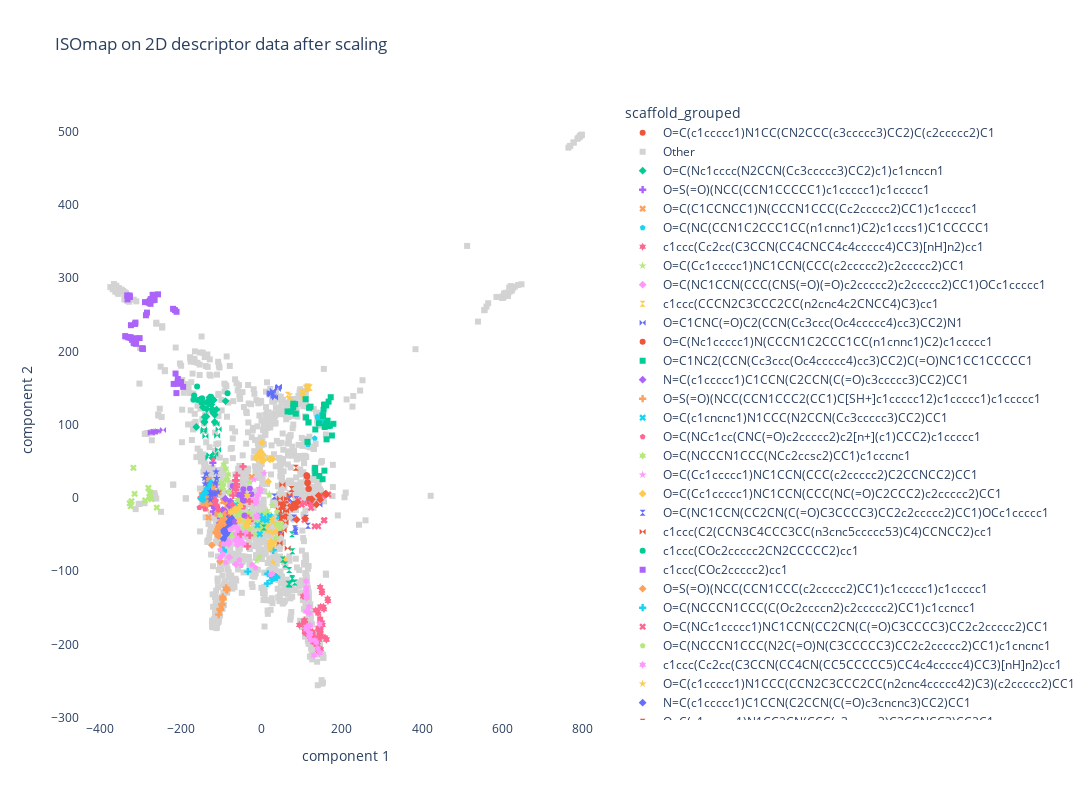

The notebook cell saved with this chart:
### Code cell
fig_2D_ISO = px.scatter(final_ISO_Df, x="component 1", y="component 2",
                   color = "scaffold_grouped",symbol='scaffold_grouped',
                    symbol_sequence = symbols,                   
                    color_discrete_map= {'Other': 'lightgrey'
                                         },
                    title = 'ISOmap on 2D descriptor data after scaling',
                                      width=1200,
                                      height=800,render_mode='SVG')
fig_2D_ISO.update_layout(plot_bgcolor='White')
fig_2D_ISO.show()
app_scatter = molplotly.add_molecules(fig=fig_2D_ISO,
                                      df=final_ISO_Df,
                                      smiles_col='smiles',
                                      title_col='InChIKey',
                                      condition_col = 'scaffold_grouped')
                                                                          
app_scatter.run_server(mode='inline', port=9701, height=800)

### Figure 1 — Plotly figure (JSON) as saved in the notebook; plotly's stock layout.template omitted (floating-point values rounded to 4 significant figures; data arrays with more than 128 entries replaced by an {"elided": "..."} marker saying what was removed)
{"data": [{"hovertemplate": "scaffold_grouped=O=C(c1ccccc1)N1CC(CN2CCC(c3ccccc3)CC2)C(c2ccccc2)C1<br>component 1=%{x}<br>component 2=%{y}<extra></extra>", "legendgroup": "O=C(c1ccccc1)N1CC(CN2CCC(c3ccccc3)CC2)C(c2ccccc2)C1", "marker": {"color": "#EF553B", "symbol": "circle"}, "mode": "markers", "name": "O=C(c1ccccc1)N1CC(CN2CCC(c3ccccc3)CC2)C(c2ccccc2)C1", "orientation": "v", "showlegend": true, "type": "scatter", "x": [-26.17, -36.32, -26.96, -47.42, -40.16, -23.0, -33.15, -39.11, -47.86, -25.7, -48.49], "xaxis": "x", "y": [-19.02, -22.59, -8.673, -19.18, -17.31, -18.54, -53.99, -41.76, -15.03, -20.04, -15.54], "yaxis": "y"}, {"hovertemplate": "scaffold_grouped=Other<br>component 1=%{x}<br>component 2=%{y}<extra></extra>", "legendgroup": "Other", "marker": {"color": "lightgrey", "symbol": "square"}, "mode": "markers", "name": "Other", "orientation": "v", "showlegend": true, "type": "scatter", "x": {"elided": "1401 float values"}, "xaxis": "x", "y": {"elided": "1401 float values"}, "yaxis": "y"}, {"hovertemplate": "scaffold_grouped=O=C(Nc1cccc(N2CCN(Cc3ccccc3)CC2)c1)c1cnccn1<br>component 1=%{x}<br>component 2=%{y}<extra></extra>", "legendgroup": "O=C(Nc1cccc(N2CCN(Cc3ccccc3)CC2)c1)c1cnccn1", "marker": {"color": "#00cc96", "symbol": "diamond"}, "mode": "markers", "name": "O=C(Nc1cccc(N2CCN(Cc3ccccc3)CC2)c1)c1cnccn1", "orientation": "v", "showlegend": true, "type": "scatter", "x": [-123.8, -115.5, -117.6, -142.4, -135.9, -161.4, -128.8, -130.2, -144.9, -140.7, -129.4, -125.0, -140.9, -88.51, -141.0, -135.3, -115.7, -121.7, -111.0, -130.7], "xaxis": "x", "y": [127.4, 113.4, 133.6, 123.1, 111.0, 96.71, 137.0, 132.8, 123.8, 110.4, 129.8, 133.2, 104.1, 132.2, 103.1, 121.2, 103.5, 121.3, 120.5, 128.5], "yaxis": "y"}, {"hovertemplate": "scaffold_grouped=O=S(=O)(NCC(CCN1CCCCC1)c1ccccc1)c1ccccc1<br>component 1=%{x}<br>component 2=%{y}<extra></extra>", "legendgroup": "O=S(=O)(NCC(CCN1CCCCC1)c1ccccc1)c1ccccc1", "marker": {"color": "#ab63fa", "symbol": "cross"}, "mode": "markers", "name": "O=S(=O)(NCC(CCN1CCCCC1)c1ccccc1)c1ccccc1", "orientation": "v", "showlegend": true, "type": "scatter", "x": [-120.2, -115.1, -118.7, -105.5, -115.3, -111.2, -122.0, -120.7, -100.9, -120.5, -112.1, -95.3, -129.5, -119.5], "xaxis": "x", "y": [47.86, -3.207, -18.71, -15.69, -13.72, 18.49, -10.28, 4.773, -27.53, 3.152, -12.31, -30.81, 8.004, -0.334], "yaxis": "y"}, {"hovertemplate": "scaffold_grouped=O=C(C1CCNCC1)N(CCCN1CCC(Cc2ccccc2)CC1)c1ccccc1<br>component 1=%{x}<br>component 2=%{y}<extra></extra>", "legendgroup": "O=C(C1CCNCC1)N(CCCN1CCC(Cc2ccccc2)CC1)c1ccccc1", "marker": {"color": "#FFA15A", "symbol": "x"}, "mode": "markers", "name": "O=C(C1CCNCC1)N(CCCN1CCC(Cc2ccccc2)CC1)c1ccccc1", "orientation": "v", "showlegend": true, "type": "scatter", "x": [-108.4, -85.38, -137.2, -104.2, -107.7, -47.23, -108.5, -122.3, -105.5, -131.0, -87.55, -23.35, -94.64, -92.21, -90.08], "xaxis": "x", "y": [-21.59, -10.89, -14.2, 7.926, -22.94, 4.755, -21.03, 13.58, 7.735, -26.75, -5.418, 28.66, -4.492, -4.109, -4.55], "yaxis": "y"}, {"hovertemplate": "scaffold_grouped=O=C(NC(CCN1C2CCC1CC(n1cnnc1)C2)c1cccs1)C1CCCCC1<br>component 1=%{x}<br>component 2=%{y}<extra></extra>", "legendgroup": "O=C(NC(CCN1C2CCC1CC(n1cnnc1)C2)c1cccs1)C1CCCCC1", "marker": {"color": "#19d3f3", "symbol": "pentagon"}, "mode": "markers", "name": "O=C(NC(CCN1C2CCC1CC(n1cnnc1)C2)c1cccs1)C1CCCCC1", "orientation": "v", "showlegend": true, "type": "scatter", "x": [133.2, 139.5, 140.2, 140.3, 144.5, 152.7, 150.1, 154.1, 116.6, 143.0], "xaxis": "x", "y": [81.21, 110.8, 110.2, 110.1, 105.4, 104.0, 114.3, 103.9, 72.73, 107.6], "yaxis": "y"}, {"hovertemplate": "scaffold_grouped=c1ccc(Cc2cc(C3CCN(CC4CNCC4c4ccccc4)CC3)[nH]n2)cc1<br>component 1=%{x}<br>component 2=%{y}<extra></extra>", "legendgroup": "c1ccc(Cc2cc(C3CCN(CC4CNCC4c4ccccc4)CC3)[nH]n2)cc1", "marker": {"color": "#FF6692", "symbol": "hexagram"}, "mode": "markers", "name": "c1ccc(Cc2cc(C3CCN(CC4CNCC4c4ccccc4)CC3)[nH]n2)cc1", "orientation": "v", "showlegend": true, "type": "scatter", "x": [104.2, 123.1, 111.5, 156.1, 132.0, 146.8, 143.9, 165.2, 144.2, 148.2, 146.8, 127.7, 132.7, 151.0, 140.2, 126.5, 121.7, 132.9, 158.7, 109.1, 135.5, 151.3, 143.1, 108.5, 152.5, 148.4, 143.0, 123.7, 126.7, 127.2, 151.2, 145.5, 143.3, 108.2, 148.2, 94.93, 109.5, 166.1, 140.0, 146.3, 154.8, 109.2, 128.4, 146.6, 144.2, 109.6, 145.8, 106.5, 146.8, 133.1, 109.5, 138.3, 129.6, 148.4, 138.8, 142.1, 146.6, 120.8, 141.7, 125.9, 129.6, 109.0, 162.0, 108.9, 144.1, 148.4, 125.4, 162.4, 145.9, 126.3, 147.1, 145.6, 147.6, 147.9, 146.7, 111.6], "xaxis": "x", "y": [-134.3, -186.3, -185.2, -152.2, -193.9, -164.8, -205.4, -137.7, -193.7, -188.7, -179.7, -182.7, -197.5, -129.8, -154.8, -186.0, -189.5, -192.8, -190.5, -182.5, -153.3, -170.2, -177.3, -171.7, -173.6, -206.6, -178.3, -193.5, -186.8, -185.4, -126.9, -184.1, -177.4, -166.9, -188.7, -173.6, -183.4, -140.9, -200.7, -185.5, -148.4, -182.3, -193.1, -180.1, -179.6, -182.5, -180.6, -168.3, -121.7, -190.5, -175.4, -201.1, -196.0, -173.1, -197.9, -207.3, -166.5, -182.2, -158.0, -189.7, -196.3, -172.0, -192.9, -171.5, -209.2, -172.3, -187.7, -193.5, -180.3, -192.4, -181.4, -188.0, -172.8, -148.6, -182.4, -135.0], "yaxis": "y"}, {"hovertemplate": "scaffold_grouped=O=C(Cc1ccccc1)NC1CCN(CCC(c2ccccc2)c2ccccc2)CC1<br>component 1=%{x}<br>component 2=%{y}<extra></extra>", "legendgroup": "O=C(Cc1ccccc1)NC1CCN(CCC(c2ccccc2)c2ccccc2)CC1", "marker": {"color": "#B6E880", "symbol": "star"}, "mode": "markers", "name": "O=C(Cc1ccccc1)NC1CCN(CCC(c2ccccc2)c2ccccc2)CC1", "orientation": "v", "showlegend": true, "type": "scatter", "x": [-2.833, -56.59, -57.73, -30.39, 7.509, -5.223, -50.57, -61.57, -87.58, 10.84, 0.9038, -67.08, -10.94, -33.12, -35.37, 20.14, -32.98, -63.78, -54.61, -40.28, -57.97, -33.85, -77.61, -58.34, -66.42, -1.813, -38.2, -53.12, -4.975, -28.7, 15.05, 1.387, -33.09, -6.834, -0.06456, 11.17, -52.03, -1.431, -57.53, -28.88, -3.546, -67.79, -52.28, -15.19, -10.14, -64.73, -57.45, -4.979, 27.49, -14.63, -3.938, -61.35, -60.89, -5.866, -11.64, -56.67, -6.239, -56.48, -52.88, 12.57, 20.55, 4.701, -30.41, 1.17, -68.63, -18.11, -58.02, -43.4, -49.29, -63.86, -52.28, -16.68, -77.46, 12.89, -52.74, 19.88, -67.87, 18.37], "xaxis": "x", "y": [-38.45, -14.5, -2.03, -40.75, -38.81, -37.85, -2.584, -24.57, -58.61, -39.3, -40.21, -32.9, -85.63, -41.34, -24.8, 3.142, -24.32, -16.64, -7.505, -31.41, -2.237, -51.03, -48.59, -5.192, -14.0, -30.36, -40.67, 1.244, -37.41, 21.32, -17.46, -43.57, -51.58, -51.02, -39.41, -21.1, -28.11, -47.29, -4.492, -43.32, -48.42, -15.59, -27.43, -28.43, -30.26, -19.49, -5.115, -35.19, -10.53, -8.485, -80.03, -12.57, -10.92, -37.95, -39.99, -19.93, -38.62, -1.913, -3.897, -22.69, 5.316, -21.64, -21.1, -25.45, -50.29, -49.36, -7.618, -40.78, 3.462, -16.24, -15.59, -26.15, -52.63, -25.91, -20.4, -30.22, -14.13, -20.59], "yaxis": "y"}, {"hovertemplate": "scaffold_grouped=O=C(NC1CCN(CCC(CNS(=O)(=O)c2ccccc2)c2ccccc2)CC1)OCc1ccccc1<br>component 1=%{x}<br>component 2=%{y}<extra></extra>", "legendgroup": "O=C(NC1CCN(CCC(CNS(=O)(=O)c2ccccc2)c2ccccc2)CC1)OCc1ccccc1", "marker": {"color": "#FF97FF", "symbol": "diamond"}, "mode": "markers", "name": "O=C(NC1CCN(CCC(CNS(=O)(=O)c2ccccc2)c2ccccc2)CC1)OCc1ccccc1", "orientation": "v", "showlegend": true, "type": "scatter", "x": [-44.14, -79.33, -39.01, -54.52, -60.87, -43.33, -63.48, -62.38, -54.43, -79.98, -54.73, -80.72, -70.67, -80.47, -38.18, -54.55, -58.55, -53.85, -60.43], "xaxis": "x", "y": [-63.17, -81.1, -49.6, -58.23, -49.32, -62.59, -57.55, -90.67, -57.47, -61.08, -45.87, -63.09, -40.11, -59.21, -48.08, -59.7, -63.59, -55.05, -40.52], "yaxis": "y"}, {"hovertemplate": "scaffold_grouped=c1ccc(CCCN2C3CCC2CC(n2cnc4c2CNCC4)C3)cc1<br>component 1=%{x}<br>component 2=%{y}<extra></extra>", "legendgroup": "c1ccc(CCCN2C3CCC2CC(n2cnc4c2CNCC4)C3)cc1", "marker": {"color": "#FECB52", "symbol": "hourglass"}, "mode": "markers", "name": "c1ccc(CCCN2C3CCC2CC(n2cnc4c2CNCC4)C3)cc1", "orientation": "v", "showlegend": true, "type": "scatter", "x": [75.16, 104.2, 113.9, 120.4, 100.8, 104.4, 71.41, 115.3, 65.73, 104.9, 120.3, 110.2, 116.9], "xaxis": "x", "y": [131.3, 141.1, 148.7, 150.4, 144.1, 139.9, 138.6, 151.9, 140.6, 138.1, 150.7, 150.4, 151.1], "yaxis": "y"}, {"hovertemplate": "scaffold_grouped=O=C1CNC(=O)C2(CCN(Cc3ccc(Oc4ccccc4)cc3)CC2)N1<br>component 1=%{x}<br>component 2=%{y}<extra></extra>", "legendgroup": "O=C1CNC(=O)C2(CCN(Cc3ccc(Oc4ccccc4)cc3)CC2)N1", "marker": {"color": "#636efa", "symbol": "bowtie"}, "mode": "markers", "name": "O=C1CNC(=O)C2(CCN(Cc3ccc(Oc4ccccc4)cc3)CC2)N1", "orientation": "v", "showlegend": true, "type": "scatter", "x": [26.19, 24.81, 21.98, 144.8, 23.81, 21.0, 41.51, 23.22, 34.52, 42.01, 28.89, 30.67, 44.29], "xaxis": "x", "y": [142.5, 141.7, 142.1, -9.301, 141.1, 142.3, 148.5, 143.3, 136.9, 150.9, 146.3, 138.3, 151.5], "yaxis": "y"}, {"hovertemplate": "scaffold_grouped=O=C(Nc1ccccc1)N(CCCN1C2CCC1CC(n1cnnc1)C2)c1ccccc1<br>component 1=%{x}<br>component 2=%{y}<extra></extra>", "legendgroup": "O=C(Nc1ccccc1)N(CCCN1C2CCC1CC(n1cnnc1)C2)c1ccccc1", "marker": {"color": "#EF553B", "symbol": "circle"}, "mode": "markers", "name": "O=C(Nc1ccccc1)N(CCCN1C2CCC1CC(n1cnnc1)C2)c1ccccc1", "orientation": "v", "showlegend": true, "type": "scatter", "x": [117.7, 120.1, 114.2, 113.4, 115.3, 113.8, 115.3, 118.4, 112.7, 119.8, 119.6, 115.7], "xaxis": "x", "y": [12.33, -5.164, 28.92, 30.29, 21.19, 30.46, 19.81, 12.18, 30.74, -2.204, -1.537, 20.53], "yaxis": "y"}, {"hovertemplate": "scaffold_grouped=O=C1NC2(CCN(Cc3ccc(Oc4ccccc4)cc3)CC2)C(=O)NC1CC1CCCCC1<br>component 1=%{x}<br>component 2=%{y}<extra></extra>", "legendgroup": "O=C1NC2(CCN(Cc3ccc(Oc4ccccc4)cc3)CC2)C(=O)NC1CC1CCCCC1", "marker": {"color": "#00cc96", "symbol": "square"}, "mode": "markers", "name": "O=C1NC2(CCN(Cc3ccc(Oc4ccccc4)cc3)CC2)C(=O)NC1CC1CCCCC1", "orientation": "v", "showlegend": true, "type": "scatter", "x": [110.6, 134.4, 167.7, 155.1, 162.6, 175.9, 134.1, 111.6, 162.5, 79.88, 134.6, 167.6, 158.0, 179.6, 152.6, 117.9, 84.3, 172.9, 157.3, 122.7, 65.69, 144.7, 154.1, 156.3, 79.84, 161.7, 119.1, 143.8, 171.0, 86.18, 165.0, 115.2, 74.13, 160.4], "xaxis": "x", "y": [134.6, 33.69, 131.4, 120.1, 79.86, 85.09, 40.9, 109.8, 102.6, 128.6, 93.35, 97.99, 96.72, 101.0, 25.53, 103.1, 127.9, 137.4, 37.14, 124.5, 117.9, 29.87, 111.7, 127.1, 123.2, 126.2, 122.9, 101.8, 98.7, 114.9, 105.4, 76.46, 117.6, 99.77], "yaxis": "y"}, {"hovertemplate": "scaffold_grouped=N=C(c1ccccc1)C1CCN(C2CCN(C(=O)c3ccccc3)CC2)CC1<br>component 1=%{x}<br>component 2=%{y}<extra></extra>", "legendgroup": "N=C(c1ccccc1)C1CCN(C2CCN(C(=O)c3ccccc3)CC2)CC1", "marker": {"color": "#ab63fa", "symbol": "diamond"}, "mode": "markers", "name": "N=C(c1ccccc1)C1CCN(C2CCN(C(=O)c3ccccc3)CC2)CC1", "orientation": "v", "showlegend": true, "type": "scatter", "x": [-88.52, -95.5, -78.9, -79.0, -102.8, -89.12, -89.92, -68.01, -94.18, -76.09, -95.0, -70.42], "xaxis": "x", "y": [-18.7, -16.35, 8.343, -10.54, -34.43, -1.205, -24.73, -13.54, -19.09, -4.671, -39.16, -11.33], "yaxis": "y"}, {"hovertemplate": "scaffold_grouped=O=S(=O)(NCC(CCN1CCC2(CC1)C[SH+]c1ccccc12)c1ccccc1)c1ccccc1<br>component 1=%{x}<br>component 2=%{y}<extra></extra>", "legendgroup": "O=S(=O)(NCC(CCN1CCC2(CC1)C[SH+]c1ccccc12)c1ccccc1)c1ccccc1", "marker": {"color": "#FFA15A", "symbol": "cross"}, "mode": "markers", "name": "O=S(=O)(NCC(CCN1CCC2(CC1)C[SH+]c1ccccc12)c1ccccc1)c1ccccc1", "orientation": "v", "showlegend": true, "type": "scatter", "x": [-95.06, -105.6, -95.17, -97.47, -101.8, -85.9, -97.71, -101.7, -101.7, -94.75, -87.01, -84.79, -85.75], "xaxis": "x", "y": [-138.3, -159.4, -135.0, -146.2, -152.7, -125.1, -145.2, -151.9, -151.5, -138.3, -122.7, -125.8, -125.3], "yaxis": "y"}, {"hovertemplate": "scaffold_grouped=O=C(c1cncnc1)N1CCC(N2CCN(Cc3ccccc3)CC2)CC1<br>component 1=%{x}<br>component 2=%{y}<extra></extra>", "legendgroup": "O=C(c1cncnc1)N1CCC(N2CCN(Cc3ccccc3)CC2)CC1", "marker": {"color": "#19d3f3", "symbol": "x"}, "mode": "markers", "name": "O=C(c1cncnc1)N1CCC(N2CCN(Cc3ccccc3)CC2)CC1", "orientation": "v", "showlegend": true, "type": "scatter", "x": [13.55, 5.753, 21.19, 23.05, -2.721, -35.69, 44.85, -63.2, -3.548, -9.154, 4.643], "xaxis": "x", "y": [-30.85, -27.66, -24.88, -27.14, -24.6, -1.922, -25.46, -10.04, -49.55, -37.3, -29.75], "yaxis": "y"}, {"hovertemplate": "scaffold_grouped=O=C(NCc1cc(CNC(=O)c2ccccc2)c2[n+](c1)CCC2)c1ccccc1<br>component 1=%{x}<br>component 2=%{y}<extra></extra>", "legendgroup": "O=C(NCc1cc(CNC(=O)c2ccccc2)c2[n+](c1)CCC2)c1ccccc1", "marker": {"color": "#FF6692", "symbol": "pentagon"}, "mode": "markers", "name": "O=C(NCc1cc(CNC(=O)c2ccccc2)c2[n+](c1)CCC2)c1ccccc1", "orientation": "v", "showlegend": true, "type": "scatter", "x": [-153.9, -135.2, -120.4, -44.39, -121.5, -110.2, -112.8, -145.1, -119.4, -116.1, -152.0, -106.7, -139.5, -114.9], "xaxis": "x", "y": [-13.3, 11.06, -5.927, -12.71, 1.693, -10.69, -4.542, -10.9, 53.37, -7.306, 0.01488, -16.23, -15.2, -2.718], "yaxis": "y"}, {"hovertemplate": "scaffold_grouped=O=C(NCCCN1CCC(NCc2ccsc2)CC1)c1cccnc1<br>component 1=%{x}<br>component 2=%{y}<extra></extra>", "legendgroup": "O=C(NCCCN1CCC(NCc2ccsc2)CC1)c1cccnc1", "marker": {"color": "#B6E880", "symbol": "hexagram"}, "mode": "markers", "name": "O=C(NCCCN1CCC(NCc2ccsc2)CC1)c1cccnc1", "orientation": "v", "showlegend": true, "type": "scatter", "x": [-87.97, -93.66, -81.99, -93.02, -80.15, -88.19, -83.99, -96.07, -100.8, -77.68, -100.1], "xaxis": "x", "y": [39.7, 18.26, 32.0, 45.53, 8.112, 25.43, 24.63, 14.34, -24.02, 5.788, 20.81], "yaxis": "y"}, {"hovertemplate": "scaffold_grouped=O=C(Cc1ccccc1)NC1CCN(CCC(c2ccccc2)C2CCNCC2)CC1<br>component 1=%{x}<br>component 2=%{y}<extra></extra>", "legendgroup": "O=C(Cc1ccccc1)NC1CCN(CCC(c2ccccc2)C2CCNCC2)CC1", "marker": {"color": "#FF97FF", "symbol": "star"}, "mode": "markers", "name": "O=C(Cc1ccccc1)NC1CCN(CCC(c2ccccc2)C2CCNCC2)CC1", "orientation": "v", "showlegend": true, "type": "scatter", "x": [-19.57, -15.39, -12.22, -1.509, -5.593, -10.45, 7.728, -14.16, -4.639, -12.34, -10.17, -2.571, -9.145, -18.06, -8.783, -10.67], "xaxis": "x", "y": [-1.821, -4.321, -25.33, 9.982, 5.05, 3.646, 33.32, -8.239, 12.99, -2.73, -5.321, 10.99, -26.52, 24.87, 1.815, -23.55], "yaxis": "y"}, {"hovertemplate": "scaffold_grouped=O=C(Cc1ccccc1)NC1CCN(CCC(NC(=O)C2CCC2)c2ccccc2)CC1<br>component 1=%{x}<br>component 2=%{y}<extra></extra>", "legendgroup": "O=C(Cc1ccccc1)NC1CCN(CCC(NC(=O)C2CCC2)c2ccccc2)CC1", "marker": {"color": "#FECB52", "symbol": "diamond"}, "mode": "markers", "name": "O=C(Cc1ccccc1)NC1CCN(CCC(NC(=O)C2CCC2)c2ccccc2)CC1", "orientation": "v", "showlegend": true, "type": "scatter", "x": [3.841, -0.9998, -7.239, 1.841, 4.715, -12.19, -0.9863, 28.19, 22.22, 17.3, -7.092, 21.59, 2.494, -11.87], "xaxis": "x", "y": [59.11, 54.25, 58.19, 50.32, 50.99, 54.63, 62.84, 53.07, 53.61, 22.08, 58.76, 52.47, 75.33, 54.07], "yaxis": "y"}, {"hovertemplate": "scaffold_grouped=O=C(NC1CCN(CC2CN(C(=O)C3CCCC3)CC2c2ccccc2)CC1)OCc1ccccc1<br>component 1=%{x}<br>component 2=%{y}<extra></extra>", "legendgroup": "O=C(NC1CCN(CC2CN(C(=O)C3CCCC3)CC2c2ccccc2)CC1)OCc1ccccc1", "marker": {"color": "#636efa", "symbol": "hourglass"}, "mode": "markers", "name": "O=C(NC1CCN(CC2CN(C(=O)C3CCCC3)CC2c2ccccc2)CC1)OCc1ccccc1", "orientation": "v", "showlegend": true, "type": "scatter", "x": [77.89, 71.4, 80.1, 46.51, 81.83, 79.71, 111.4, 86.02, 122.5, 116.5, 33.07, 85.6, 84.03, 87.39], "xaxis": "x", "y": [-10.23, -0.9783, -12.11, -44.3, -26.98, -8.393, -27.29, -46.21, -6.351, -38.14, 1.982, -44.37, -41.58, -1.744], "yaxis": "y"}, {"hovertemplate": "scaffold_grouped=c1ccc(C2(CCN3C4CCC3CC(n3cnc5ccccc53)C4)CCNCC2)cc1<br>component 1=%{x}<br>component 2=%{y}<extra></extra>", "legendgroup": "c1ccc(C2(CCN3C4CCC3CC(n3cnc5ccccc53)C4)CCNCC2)cc1", "marker": {"color": "#EF553B", "symbol": "bowtie"}, "mode": "markers", "name": "c1ccc(C2(CCN3C4CCC3CC(n3cnc5ccccc53)C4)CCNCC2)cc1", "orientation": "v", "showlegend": true, "type": "scatter", "x": [57.29, 56.0, 63.89, 60.42, 70.67, 66.03, 61.74, 49.8, 45.61, 52.06, 49.43, 52.81, 64.15, 46.62, 43.81, 52.25], "xaxis": "x", "y": [-27.24, -44.23, -10.51, -33.71, 3.939, -68.68, -17.48, -7.349, -61.88, -24.66, -49.18, 17.8, -1.393, -0.9729, -16.36, -26.34], "yaxis": "y"}, {"hovertemplate": "scaffold_grouped=c1ccc(COc2ccccc2CN2CCCCC2)cc1<br>component 1=%{x}<br>component 2=%{y}<extra></extra>", "legendgroup": "c1ccc(COc2ccccc2CN2CCCCC2)cc1", "marker": {"color": "#00cc96", "symbol": "circle"}, "mode": "markers", "name": "c1ccc(COc2ccccc2CN2CCCCC2)cc1", "orientation": "v", "showlegend": true, "type": "scatter", "x": [-83.54, -166.7, -128.6, -158.0, -149.9, -121.7, -148.2, -124.7, -146.9, -148.8, -168.5, -135.5, -159.2], "xaxis": "x", "y": [142.8, 139.6, 133.9, 133.6, 135.1, 117.9, 129.9, 138.0, 135.8, 135.1, 133.9, 130.6, 152.0], "yaxis": "y"}, {"hovertemplate": "scaffold_grouped=c1ccc(COc2ccccc2)cc1<br>component 1=%{x}<br>component 2=%{y}<extra></extra>", "legendgroup": "c1ccc(COc2ccccc2)cc1", "marker": {"color": "#ab63fa", "symbol": "square"}, "mode": "markers", "name": "c1ccc(COc2ccccc2)cc1", "orientation": "v", "showlegend": true, "type": "scatter", "x": [-327.2, -276.3, -302.2, -314.0, -295.9, -267.4, -326.8, -268.7, -210.3, -312.5, -294.8, -206.4, -288.8, -212.8, -269.9, -256.4, -278.7, -326.4, -217.5, -311.0, -207.5, -274.7, -207.2, -275.1, -269.8, -323.7, -333.0, -312.5, -294.0, -264.9, -311.1, -194.0, -332.1, -279.7, -313.5, -286.5, -219.0, -283.9, -214.5, -323.8, -338.0, -324.7, -321.0, -199.3, -330.9, -317.1, -313.5, -210.6, -277.1], "xaxis": "x", "y": [218.8, 267.4, 218.0, 216.3, 204.0, 270.5, 276.1, 271.0, 254.0, 239.2, 203.9, 155.7, 267.1, 169.6, 277.2, 277.8, 266.6, 274.1, 155.5, 210.6, 158.0, 271.3, 162.2, 264.8, 269.7, 218.4, 276.3, 217.9, 203.3, 270.2, 210.6, 151.5, 270.9, 266.6, 211.6, 249.2, 258.0, 252.8, 256.3, 235.7, 220.8, 219.1, 215.6, 158.2, 219.3, 211.5, 237.3, 143.0, 268.9], "yaxis": "y"}, {"hovertemplate": "scaffold_grouped=O=S(=O)(NCC(CCN1CCC(c2ccccc2)CC1)c1ccccc1)c1ccccc1<br>component 1=%{x}<br>component 2=%{y}<extra></extra>", "legendgroup": "O=S(=O)(NCC(CCN1CCC(c2ccccc2)CC1)c1ccccc1)c1ccccc1", "marker": {"color": "#FFA15A", "symbol": "diamond"}, "mode": "markers", "name": "O=S(=O)(NCC(CCN1CCC(c2ccccc2)CC1)c1ccccc1)c1ccccc1", "orientation": "v", "showlegend": true, "type": "scatter", "x": [-102.8, -106.1, -92.23, -106.5, -94.15, -90.14, -98.81, -96.35, -122.5, -93.75, -102.4, -112.9, -105.1, -97.84, -107.9, -99.78, -107.0, -106.5, -91.08, -88.83, -106.8], "xaxis": "x", "y": [-37.02, -39.27, -36.1, -52.37, -35.08, -28.29, -31.58, -61.5, -64.61, -37.48, -86.56, -47.24, -40.08, -65.2, -42.48, -34.62, -50.25, -49.37, -29.06, -21.47, -47.02], "yaxis": "y"}, {"hovertemplate": "scaffold_grouped=O=C(NCCCN1CCC(C(Oc2ccccn2)c2ccccc2)CC1)c1ccncc1<br>component 1=%{x}<br>component 2=%{y}<extra></extra>", "legendgroup": "O=C(NCCCN1CCC(C(Oc2ccccn2)c2ccccc2)CC1)c1ccncc1", "marker": {"color": "#19d3f3", "symbol": "cross"}, "mode": "markers", "name": "O=C(NCCCN1CCC(C(Oc2ccccn2)c2ccccc2)CC1)c1ccncc1", "orientation": "v", "showlegend": true, "type": "scatter", "x": [28.76, 26.02, -93.96, -94.25, 29.87, -33.27, 16.57, 36.0, 38.76, 35.63, -93.52, 35.29, 29.12, 15.68, -90.08, -93.73, 29.07], "xaxis": "x", "y": [-109.1, -112.6, -70.94, -71.29, -71.56, -100.7, -103.6, -107.4, -108.7, -108.0, -73.14, -108.0, -109.0, -116.9, -60.27, -72.59, -109.2], "yaxis": "y"}, {"hovertemplate": "scaffold_grouped=O=C(NCc1ccccc1)NC1CCN(CC2CN(C(=O)C3CCCC3)CC2c2ccccc2)CC1<br>component 1=%{x}<br>component 2=%{y}<extra></extra>", "legendgroup": "O=C(NCc1ccccc1)NC1CCN(CC2CN(C(=O)C3CCCC3)CC2c2ccccc2)CC1", "marker": {"color": "#FF6692", "symbol": "x"}, "mode": "markers", "name": "O=C(NCc1ccccc1)NC1CCN(CC2CN(C(=O)C3CCCC3)CC2c2ccccc2)CC1", "orientation": "v", "showlegend": true, "type": "scatter", "x": [101.0, 156.0, 107.8, 107.6, 141.9, 166.9, 157.1, 124.0, 92.34, 123.8, 133.1, 153.7], "xaxis": "x", "y": [-9.309, -30.73, -29.89, -7.167, -38.74, 4.607, -30.46, -7.494, -3.133, -13.58, -38.8, 2.837], "yaxis": "y"}, {"hovertemplate": "scaffold_grouped=O=C(NCCCN1CCC(N2C(=O)N(C3CCCCC3)CC2c2ccccc2)CC1)c1cncnc1<br>component 1=%{x}<br>component 2=%{y}<extra></extra>", "legendgroup": "O=C(NCCCN1CCC(N2C(=O)N(C3CCCCC3)CC2c2ccccc2)CC1)c1cncnc1", "marker": {"color": "#B6E880", "symbol": "pentagon"}, "mode": "markers", "name": "O=C(NCCCN1CCC(N2C(=O)N(C3CCCCC3)CC2c2ccccc2)CC1)c1cncnc1", "orientation": "v", "showlegend": true, "type": "scatter", "x": [46.87, 48.29, 47.18, 37.98, 39.11, 49.68, 42.79, 44.28, 37.1, 37.78, 48.84, 49.3, 42.76], "xaxis": "x", "y": [-33.95, -41.51, -37.45, -36.75, -19.36, -34.73, -38.6, -39.28, -54.12, -35.17, -34.43, -34.88, -36.91], "yaxis": "y"}, {"hovertemplate": "scaffold_grouped=c1ccc(Cc2cc(C3CCN(CC4CN(CC5CCCCC5)CC4c4ccccc4)CC3)[nH]n2)cc1<br>component 1=%{x}<br>component 2=%{y}<extra></extra>", "legendgroup": "c1ccc(Cc2cc(C3CCN(CC4CN(CC5CCCCC5)CC4c4ccccc4)CC3)[nH]n2)cc1", "marker": {"color": "#FF97FF", "symbol": "hexagram"}, "mode": "markers", "name": "c1ccc(Cc2cc(C3CCN(CC4CN(CC5CCCCC5)CC4c4ccccc4)CC3)[nH]n2)cc1", "orientation": "v", "showlegend": true, "type": "scatter", "x": [137.3, 113.5, 121.7, 111.7, 120.5, 118.9, 145.1, 112.4, 119.5, 120.4, 112.5, 111.9, 121.5, 145.2, 112.4, 117.6, 123.8, 113.1, 145.2, 133.4, 141.0, 112.7, 113.3, 131.3], "xaxis": "x", "y": [-197.4, -136.5, -173.8, -113.9, -184.3, -148.8, -211.8, -128.3, -189.0, -157.5, -122.5, -155.3, -185.9, -172.4, -179.3, -176.1, -194.0, -175.8, -211.2, -194.8, -205.5, -133.9, -176.5, -214.9], "yaxis": "y"}, {"hovertemplate": "scaffold_grouped=O=C(c1ccccc1)N1CCC(CCN2C3CCC2CC(n2cnc4ccccc42)C3)(c2ccccc2)CC1<br>component 1=%{x}<br>component 2=%{y}<extra></extra>", "legendgroup": "O=C(c1ccccc1)N1CCC(CCN2C3CCC2CC(n2cnc4ccccc42)C3)(c2ccccc2)CC1", "marker": {"color": "#FECB52", "symbol": "star"}, "mode": "markers", "name": "O=C(c1ccccc1)N1CCC(CCN2C3CCC2CC(n2cnc4ccccc42)C3)(c2ccccc2)CC1", "orientation": "v", "showlegend": true, "type": "scatter", "x": [27.67, 29.61, 28.84, 14.18, 24.98, 20.69, 22.73, 29.45, 24.5, 22.41, 58.4, 20.31, 35.22, 17.03, 32.74, 37.05, 23.09, 25.34, 55.44], "xaxis": "x", "y": [-29.09, -63.34, -33.2, -45.25, -46.87, -63.3, -69.53, -87.8, -58.67, -58.99, -83.2, -63.56, -60.32, -38.3, -47.66, -44.5, -67.94, -46.52, -85.51], "yaxis": "y"}, {"hovertemplate": "scaffold_grouped=N=C(c1ccccc1)C1CCN(C2CCN(C(=O)c3cncnc3)CC2)CC1<br>component 1=%{x}<br>component 2=%{y}<extra></extra>", "legendgroup": "N=C(c1ccccc1)C1CCN(C2CCN(C(=O)c3cncnc3)CC2)CC1", "marker": {"color": "#636efa", "symbol": "diamond"}, "mode": "markers", "name": "N=C(c1ccccc1)C1CCN(C2CCN(C(=O)c3cncnc3)CC2)CC1", "orientation": "v", "showlegend": true, "type": "scatter", "x": [-73.72, -80.05, -77.91, -83.16, -93.72, -75.83, -84.68, -85.94, -91.67, -87.15, -75.17, -78.22, -74.03, -92.67], "xaxis": "x", "y": [-32.47, -32.65, -34.87, -40.84, -55.92, -31.93, -47.39, -45.15, -47.44, -50.2, -30.0, -25.18, -27.83, -44.56], "yaxis": "y"}, {"hovertemplate": "scaffold_grouped=O=C(c1cncnc1)N1CC2CN(CCC(c3ccccc3)C3CCNCC3)CC2C1<br>component 1=%{x}<br>component 2=%{y}<extra></extra>", "legendgroup": "O=C(c1cncnc1)N1CC2CN(CCC(c3ccccc3)C3CCNCC3)CC2C1", "marker": {"color": "#EF553B", "symbol": "hourglass"}, "mode": "markers", "name": "O=C(c1cncnc1)N1CC2CN(CCC(c3ccccc3)C3CCNCC3)CC2C1", "orientation": "v", "showlegend": true, "type": "scatter", "x": [61.91, 86.29, 62.7, 48.28, 75.56, 51.2, 48.59, 51.8, 48.79, 56.81], "xaxis": "x", "y": [-20.7, 41.22, -3.363, -27.26, 12.23, -11.48, -17.59, -9.009, -11.86, -11.85], "yaxis": "y"}, {"hovertemplate": "scaffold_grouped=O=C(Nc1cccc(C2CCN(Cc3ccccc3)CC2)c1)c1cnccn1<br>component 1=%{x}<br>component 2=%{y}<extra></extra>", "legendgroup": "O=C(Nc1cccc(C2CCN(Cc3ccccc3)CC2)c1)c1cnccn1", "marker": {"color": "#00cc96", "symbol": "bowtie"}, "mode": "markers", "name": "O=C(Nc1cccc(C2CCN(Cc3ccccc3)CC2)c1)c1cnccn1", "orientation": "v", "showlegend": true, "type": "scatter", "x": [-138.5, -129.0, -110.9, -131.1, -109.4, -119.0, -114.3, -105.8, -107.2, -128.0, -142.3, -143.6], "xaxis": "x", "y": [84.11, 57.67, 100.7, 54.77, 84.85, 55.84, 59.96, 93.61, 65.57, 58.66, 93.17, 90.95], "yaxis": "y"}, {"hovertemplate": "scaffold_grouped=O=C(c1ccccc1)N1CCC(N2CCC(Cc3ccccc3)CC2)CC1<br>component 1=%{x}<br>component 2=%{y}<extra></extra>", "legendgroup": "O=C(c1ccccc1)N1CCC(N2CCC(Cc3ccccc3)CC2)CC1", "marker": {"color": "#ab63fa", "symbol": "circle"}, "mode": "markers", "name": "O=C(c1ccccc1)N1CCC(N2CCC(Cc3ccccc3)CC2)CC1", "orientation": "v", "showlegend": true, "type": "scatter", "x": [-44.29, -45.45, -41.51, -70.67, -33.82, -24.43, -56.47, -43.38, -28.07, -46.99, -65.02, -45.67], "xaxis": "x", "y": [11.82, -2.908, -24.13, 16.13, -1.915, 4.962, 4.131, -4.079, 12.74, 1.387, -32.66, 4.85], "yaxis": "y"}, {"hovertemplate": "scaffold_grouped=O=C(NCCCN1CCC(N(Cc2cccnc2)c2ccccc2)CC1)c1cccnc1<br>component 1=%{x}<br>component 2=%{y}<extra></extra>", "legendgroup": "O=C(NCCCN1CCC(N(Cc2cccnc2)c2ccccc2)CC1)c1cccnc1", "marker": {"color": "#FFA15A", "symbol": "square"}, "mode": "markers", "name": "O=C(NCCCN1CCC(N(Cc2cccnc2)c2ccccc2)CC1)c1cccnc1", "orientation": "v", "showlegend": true, "type": "scatter", "x": [-138.7, -134.2, -128.9, -130.5, -129.7, -130.8, -147.6, -143.1, -130.0, -121.5, -129.3, -135.5, -137.6, -134.5], "xaxis": "x", "y": [2.952, 0.1534, -5.525, 24.56, -4.3, 0.3785, 3.897, -7.461, 5.132, 16.67, -4.921, 10.14, 5.861, -4.572], "yaxis": "y"}, {"hovertemplate": "scaffold_grouped=O=C(NCc1ccccc1)C1CCN(CCCN(C(=O)C2CCNCC2)c2ccccc2)CC1<br>component 1=%{x}<br>component 2=%{y}<extra></extra>", "legendgroup": "O=C(NCc1ccccc1)C1CCN(CCCN(C(=O)C2CCNCC2)c2ccccc2)CC1", "marker": {"color": "#19d3f3", "symbol": "diamond"}, "mode": "markers", "name": "O=C(NCc1ccccc1)C1CCN(CCCN(C(=O)C2CCNCC2)c2ccccc2)CC1", "orientation": "v", "showlegend": true, "type": "scatter", "x": [-125.8, -132.3, -137.9, -143.2, -143.5, -149.5, -130.9, -134.1, -137.1, -141.6], "xaxis": "x", "y": [21.05, 6.458, 8.611, 4.969, -2.439, -1.052, 16.3, 12.73, 8.503, 6.195], "yaxis": "y"}, {"hovertemplate": "scaffold_grouped=O=C(c1ccccc1)N1CCC(N2CCN(Cc3ccccc3)CC2)CC1<br>component 1=%{x}<br>component 2=%{y}<extra></extra>", "legendgroup": "O=C(c1ccccc1)N1CCC(N2CCN(Cc3ccccc3)CC2)CC1", "marker": {"color": "#FF6692", "symbol": "cross"}, "mode": "markers", "name": "O=C(c1ccccc1)N1CCC(N2CCN(Cc3ccccc3)CC2)CC1", "orientation": "v", "showlegend": true, "type": "scatter", "x": [-31.4, -63.54, -45.02, -27.96, -28.94, -69.92, -72.54, -61.68, -28.61, -51.16, -60.89, -78.98, -62.88, -60.78, -63.72, -33.89, -62.4], "xaxis": "x", "y": [-27.5, 11.0, 42.71, -31.61, -5.004, 3.223, -9.034, 15.16, -51.23, -49.64, 19.01, -20.88, 23.99, 30.73, 24.23, -66.2, 23.5], "yaxis": "y"}, {"hovertemplate": "scaffold_grouped=c1cnc2c(c1)ccc1cccnc12<br>component 1=%{x}<br>component 2=%{y}<extra></extra>", "legendgroup": "c1cnc2c(c1)ccc1cccnc12", "marker": {"color": "#B6E880", "symbol": "x"}, "mode": "markers", "name": "c1cnc2c(c1)ccc1cccnc12", "orientation": "v", "showlegend": true, "type": "scatter", "x": [-314.6, -259.5, -326.9, -322.3, -276.9, -275.2, -280.4, -275.7, -317.7, -278.2, -324.4, -272.4, -288.5], "xaxis": "x", "y": [5.449, -13.26, -7.289, -4.505, 6.364, 7.224, 13.44, -0.04779, 40.99, 1.351, -11.39, -1.858, -3.533], "yaxis": "y"}, {"hovertemplate": "scaffold_grouped=O=C(NCCCN1CCC(N(Cc2ccccc2)c2ccccc2)CC1)c1ccncc1<br>component 1=%{x}<br>component 2=%{y}<extra></extra>", "legendgroup": "O=C(NCCCN1CCC(N(Cc2ccccc2)c2ccccc2)CC1)c1ccncc1", "marker": {"color": "#FF97FF", "symbol": "pentagon"}, "mode": "markers", "name": "O=C(NCCCN1CCC(N(Cc2ccccc2)c2ccccc2)CC1)c1ccncc1", "orientation": "v", "showlegend": true, "type": "scatter", "x": [-94.59, -94.45, -87.68, -14.05, -53.99, -102.1, 23.77, -22.8, -49.89, 28.09, -77.32, -102.6, -84.4, -99.6], "xaxis": "x", "y": [-76.76, -62.96, -88.07, -95.39, -84.88, -71.05, -104.6, -91.25, -92.45, -103.5, -43.15, -82.16, -62.03, -80.21], "yaxis": "y"}, {"hovertemplate": "scaffold_grouped=N=C(c1ccccc1)C1CCN(C2CCN(C(=O)c3ccc[nH+]c3)CC2)CC1<br>component 1=%{x}<br>component 2=%{y}<extra></extra>", "legendgroup": "N=C(c1ccccc1)C1CCN(C2CCN(C(=O)c3ccc[nH+]c3)CC2)CC1", "marker": {"color": "#FECB52", "symbol": "hexagram"}, "mode": "markers", "name": "N=C(c1ccccc1)C1CCN(C2CCN(C(=O)c3ccc[nH+]c3)CC2)CC1", "orientation": "v", "showlegend": true, "type": "scatter", "x": [-51.7, -31.35, -51.96, -37.96, -34.27, -61.57, -66.38, -53.16, -33.45, -54.03, -34.0, -63.06, -75.66], "xaxis": "x", "y": [-10.63, -32.33, -11.07, -38.28, 2.536, -15.96, -16.29, -30.84, -31.99, -30.8, -37.66, -15.0, -19.75], "yaxis": "y"}, {"hovertemplate": "scaffold_grouped=O=C(Nc1cccc(C2CCN(Cc3ccccc3)CC2)c1)c1ccccc1<br>component 1=%{x}<br>component 2=%{y}<extra></extra>", "legendgroup": "O=C(Nc1cccc(C2CCN(Cc3ccccc3)CC2)c1)c1ccccc1", "marker": {"color": "#636efa", "symbol": "star"}, "mode": "markers", "name": "O=C(Nc1cccc(C2CCN(Cc3ccccc3)CC2)c1)c1ccccc1", "orientation": "v", "showlegend": true, "type": "scatter", "x": [-116.6, -141.3, -112.8, -126.3, -112.2, -107.1, -110.5, -136.2, -139.0, -114.3, -125.0, -125.7], "xaxis": "x", "y": [5.98, 27.17, 5.59, -2.477, 35.61, 8.046, 26.69, 32.67, 19.35, 20.3, 3.625, 8.459], "yaxis": "y"}, {"hovertemplate": "scaffold_grouped=O=C(Cc1ccccc1)NC1CCN(CC2CN(C(=O)C3CCCC3)CC2c2ccccc2)CC1<br>component 1=%{x}<br>component 2=%{y}<extra></extra>", "legendgroup": "O=C(Cc1ccccc1)NC1CCN(CC2CN(C(=O)C3CCCC3)CC2c2ccccc2)CC1", "marker": {"color": "#EF553B", "symbol": "diamond"}, "mode": "markers", "name": "O=C(Cc1ccccc1)NC1CCN(CC2CN(C(=O)C3CCCC3)CC2c2ccccc2)CC1", "orientation": "v", "showlegend": true, "type": "scatter", "x": [86.51, 76.76, 80.15, 83.08, 146.9, 109.4, 162.0, 88.25, 160.1, 142.9, 137.6, 90.39, 126.1], "xaxis": "x", "y": [-12.33, -14.2, -9.416, -12.15, -2.428, -28.28, 5.015, -29.6, 5.88, 3.125, -8.909, -5.954, -1.904], "yaxis": "y"}, {"hovertemplate": "scaffold_grouped=c1ccc(CCCC2CCN(CC3CN(CC4CCCCC4)CC3c3ccccc3)CC2)cc1<br>component 1=%{x}<br>component 2=%{y}<extra></extra>", "legendgroup": "c1ccc(CCCC2CCN(CC3CN(CC4CCCCC4)CC3c3ccccc3)CC2)cc1", "marker": {"color": "#00cc96", "symbol": "hourglass"}, "mode": "markers", "name": "c1ccc(CCCC2CCN(CC3CN(CC4CCCCC4)CC3c3ccccc3)CC2)cc1", "orientation": "v", "showlegend": true, "type": "scatter", "x": [77.2, 77.09, 70.87, 6.726, 69.18, 77.53, 70.72, 59.65, 76.94, 69.55, 54.13, 67.88, 83.48], "xaxis": "x", "y": [-111.2, -109.4, -117.8, -40.63, -117.8, -72.78, -117.9, -90.79, -49.79, -98.44, -84.25, -117.1, -115.5], "yaxis": "y"}, {"hovertemplate": "scaffold_grouped=O=C(NCC1CCN(Cc2ccccc2OCc2ccccc2)CC1)Nc1ccccc1<br>component 1=%{x}<br>component 2=%{y}<extra></extra>", "legendgroup": "O=C(NCC1CCN(Cc2ccccc2OCc2ccccc2)CC1)Nc1ccccc1", "marker": {"color": "#ab63fa", "symbol": "bowtie"}, "mode": "markers", "name": "O=C(NCC1CCN(Cc2ccccc2OCc2ccccc2)CC1)Nc1ccccc1", "orientation": "v", "showlegend": true, "type": "scatter", "x": [-267.9, -243.9, -260.1, -265.7, -274.6, -255.8, -273.4, -264.2, -265.6, -271.6], "xaxis": "x", "y": [89.86, 92.78, 90.81, 90.08, 88.93, 91.27, 89.16, 90.3, 90.13, 89.34], "yaxis": "y"}], "layout": {"height": 800, "legend": {"title": {"text": "scaffold_grouped"}, "tracegroupgap": 0}, "plot_bgcolor": "White", "title": {"text": "ISOmap on 2D descriptor data after scaling"}, "width": 1200, "xaxis": {"anchor": "y", "domain": [0, 1], "title": {"text": "component 1"}}, "yaxis": {"anchor": "x", "domain": [0, 1], "title": {"text": "component 2"}}}}
